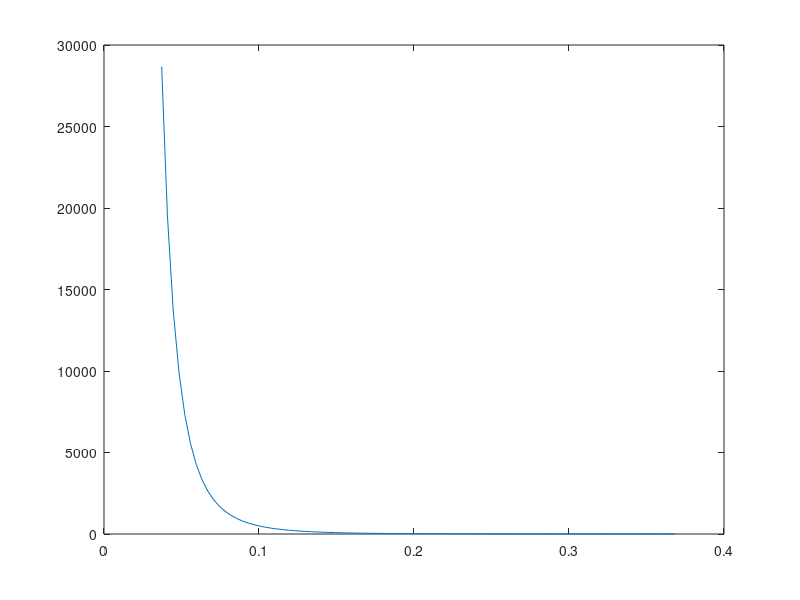

Write the MATLAB code that produced this figure.

D=0.372;
d=[0.1:0.01:0.99].*D;
for i=1:size(d,2)
y(i) = (1+0.707./sqrt(1-d(i)^2./D^2))^2.*(D^2./d(i)^2-1)^2;
end
figure
plot(d,y)